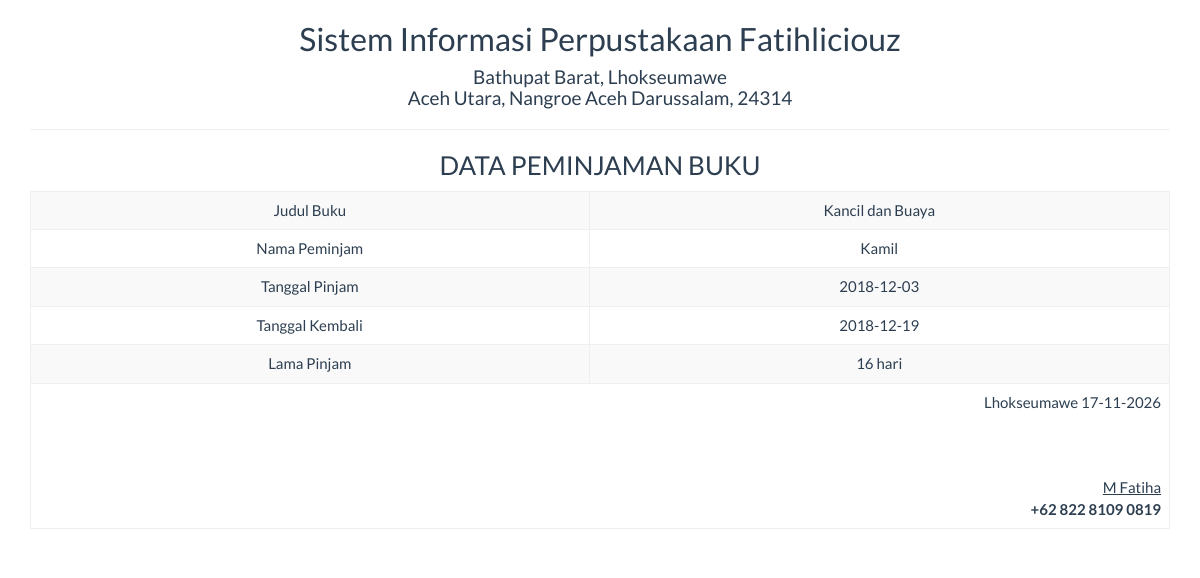
The app's page /report/peminjaman_satu.php?id=9 with its own data.
### tables this page shows
CREATE TABLE `peminjaman` (
  `judul_buku` varchar(50) NOT NULL,
  `peminjam` varchar(50) NOT NULL,
  `tgl_pinjam` varchar(25) NOT NULL,
  `tgl_kembali` varchar(25) NOT NULL,
  `lama_pinjam` int(5) NOT NULL,
  `keterangan` varchar(100) NOT NULL,
  `id` int(5) NOT NULL
);

### report/peminjaman_satu.php (the view, shortened to what this page needs)
<!DOCTYPE html>
<html>
    <head>
        <link href="../Assets/css/bootstrap.min.css" rel="stylesheet" type="text/css"/>
    </head>
    <body onload="print()">
        <?php
        include '../config/koneksi.php';
        $sql = "SELECT * FROM peminjaman WHERE id='" . $_GET ['id'] . "'";
        $query = mysqli_query($koneksi, $sql) or die("SQL Detail error");
        $data = mysqli_fetch_array($query);
        ?>
        <div class="container">
            <div class='row'>
                <div class="col-sm-12">
                    <div class="text-center">
                        <h2>Sistem Informasi Perpustakaan Fatihliciouz </h2>
                        <h4>Bathupat Barat, Lhokseumawe <br> Aceh Utara, Nangroe Aceh Darussalam, 24314</h4>
                        <hr>
                        <h3>DATA PEMINJAMAN BUKU</h3>
                        <table class="table table-bordered table-striped table-hover">
                            <tbody>
								<tr>
                                    <td>Judul Buku</td> <td><?= $data['judul_buku'] ?></td>
                                </tr>
                                <tr>
                                    <td>Nama Peminjam</td> <td><?= $data['peminjam'] ?></td>
                                </tr>
                                <tr>
                                    <td>Tanggal Pinjam</td> <td><?= $data['tgl_pinjam'] ?></td>
                                </tr>
                                <tr>
                                    <td>Tanggal Kembali</td> <td><?= $data['tgl_kembali'] ?></td>
                                </tr>
								<tr>
                                    <td>Lama Pinjam</td> <td><?= $data['lama_pinjam'] ?> hari</td>
                                </tr>
                            </tbody>
                            <tfoot>
                                <tr>
                                    <td colspan="2" class="text-right">
                                        Lhokseumawe  <?= date("d-m-Y") ?>
                                        <br><br><br><br>
                                        <u>M Fatiha<strong></u><br>
                                        +62 822 8109 0819
									</td>
								</tr>
							</tfoot>
                        </table>
                    </div>
                </div>
            </div>
    </body>
</html>

### records on screen
peminjaman: judul_buku "Kancil dan Buaya", peminjam "Kamil", tgl_pinjam "2018-12-03", tgl_kembali "2018-12-19", lama_pinjam "16"
